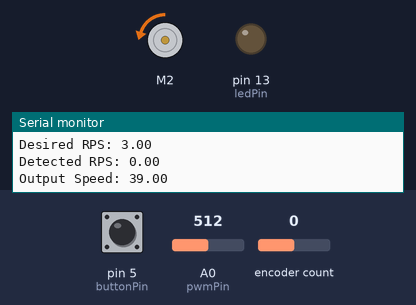
Bench run of a sketch on a simulated Arduino Uno, built with avr-gcc and run on an emulated ATmega328P. Shown: DC motor (green arrow = forward, orange = backward, longer = faster), output pins drawn as LEDs (lit = HIGH), the last lines printed to the serial monitor. The inputs (shaded band) are chosen by the test bench; at power-on: pin 5 (buttonPin) LOW, A0 (pwmPin) = 512, encoder count 0.

Above: at 1.2 s.
1.3 s: pin 5 (buttonPin) pulled HIGH for 0.15 s
At 1.54 s:
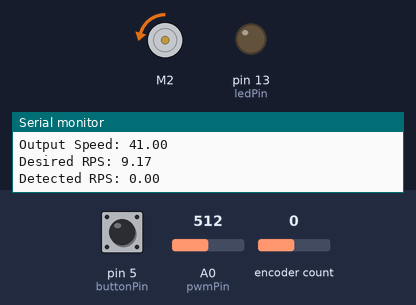
4.4 s: pin 5 (buttonPin) pulled HIGH for 1 s
At 4.66 s:
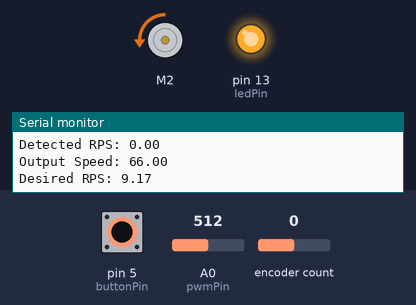
7.4 s: pin 5 (buttonPin) pulled HIGH for 3.2 s
At 10.85 s:
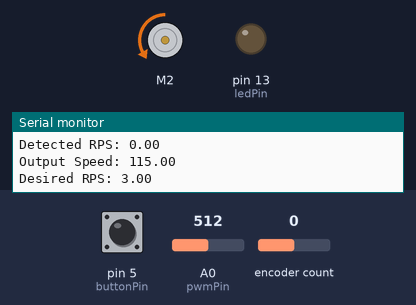
12.1 s: pin 5 (buttonPin) pulled HIGH for 0.15 s
At 12.31 s:
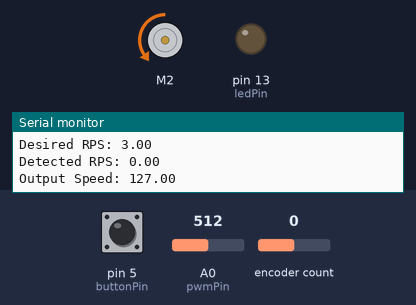
18.1 s: pin 5 (buttonPin) pulled HIGH for 0.15 s
At 18.17 s:
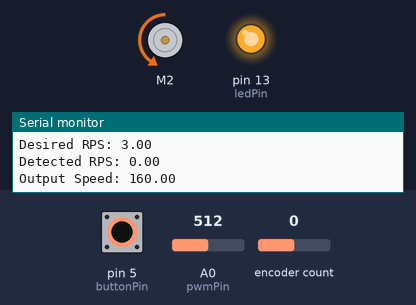
Timing chart, 0 to 20.7 s (numbered marks = the images above; inputs shaded):
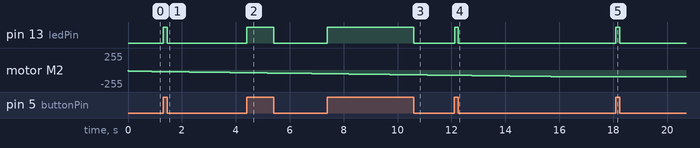

Measured:
- after the input at 1.3 s, pin 13 (ledPin): LOW → HIGH at once, → LOW 0.15 s later
- after the input at 4.4 s, pin 13 (ledPin): LOW → HIGH at once, → LOW 1.0 s later
- after the input at 7.4 s, pin 13 (ledPin): LOW → HIGH at once, → LOW 3.2 s later
- after the input at 12.1 s, pin 13 (ledPin): LOW → HIGH at once, → LOW 0.13 s later
- after the input at 18.1 s, pin 13 (ledPin): LOW → HIGH at once, → LOW 0.15 s later

The sketch:

togetherwheelmotor.ino
```cpp
#include "DualVNH5019MotorShield.h"
DualVNH5019MotorShield md;

#include <Encoder.h>
Encoder myEnc(2, 3);
// set pin numbers:
const int buttonPin = 5;     // the number of the pushbutton pin
const int ledPin =  13;      // the number of the LED pin

// variables will change:
int buttonState = 0;         // variable for reading the pushbutton status

unsigned long storedMillis;
int encCount;

float RPS;
float desiredRPS = 0;
int totalRotations;
int storedRotations;

int motorSpeed = 0;
float motorSpeedA = 30;

int pwmPin = A0;
int pwmVal = 0;

float encRes = 28; // This is the 'pulses per revolution' which can vary between encoders.
float gearDiv =4 ; // This is the Gear ration as a divisor. i.e. A gear reduction ration of 4:1 is a divisor of 4.

float PulleyDrive = 27; // Number of teeth, or circle diameter of pulley attach to Drive/Motor shaft;
float PulleyAxle = 60; // Number of teeth, or circle diameter of pulley attach to Axle;

float reduction = 0;

int TotalEncCount = 0;


void setup()
{

 // initialize the LED pin as an output:
  pinMode(ledPin, OUTPUT);
  // initialize the pushbutton pin as an input:
  pinMode(buttonPin, INPUT);

  Serial.begin(4800);
  md.init(); // required for Pololu 33926 Libary

reduction = (encRes*gearDiv)/(PulleyAxle/PulleyDrive);

}


void loop(){

// read the state of the pushbutton value:
  buttonState = digitalRead(buttonPin);

  // check if the pushbutton is pressed.
  // if it is, the buttonState is HIGH:
  if (buttonState == HIGH) {
    // turn LED on:
    digitalWrite(ledPin, HIGH);
    desiredRPS = 9.166;
  } else {
    // turn LED off:
    digitalWrite(ledPin, LOW);
    desiredRPS = 3;
  }

  {

    pwmVal = analogRead(pwmPin);
    motorSpeed = map(pwmVal, 0, 1064, 0, 255);
    md.setM2Speed(-motorSpeedA);
  }


  {

  TotalEncCount = myEnc.read();
    unsigned long NewMillis = millis();


    if (NewMillis - storedMillis > (125)) // every eighth of 1 second
    {
      encCount = (TotalEncCount - storedRotations); // the count for that second is the new rotation amount, minus the old rotation amount.
      // uncomment to report total Rotations per second
      storedRotations = TotalEncCount;
      storedMillis = NewMillis;
      if (encCount >= 0)
      {
        if (RPS > (desiredRPS) && motorSpeedA > 0) motorSpeedA--;
        if (RPS <= (desiredRPS) && motorSpeedA < 160) motorSpeedA++;
      }
      if (encCount < 0)
      {
        if (RPS > (-desiredRPS) && motorSpeedA > 0) motorSpeedA++;
        if (RPS < (-desiredRPS) && motorSpeedA < 160) motorSpeedA--;
      }
Serial.print("Detected RPS: ");
 Serial.println(RPS);
 Serial.print("Output Speed: ");
  Serial.println(motorSpeedA);
  Serial.print("Desired RPS: ");
  Serial.println(desiredRPS);
    }
  }

RPS = (encCount/reduction*8);

}
```
